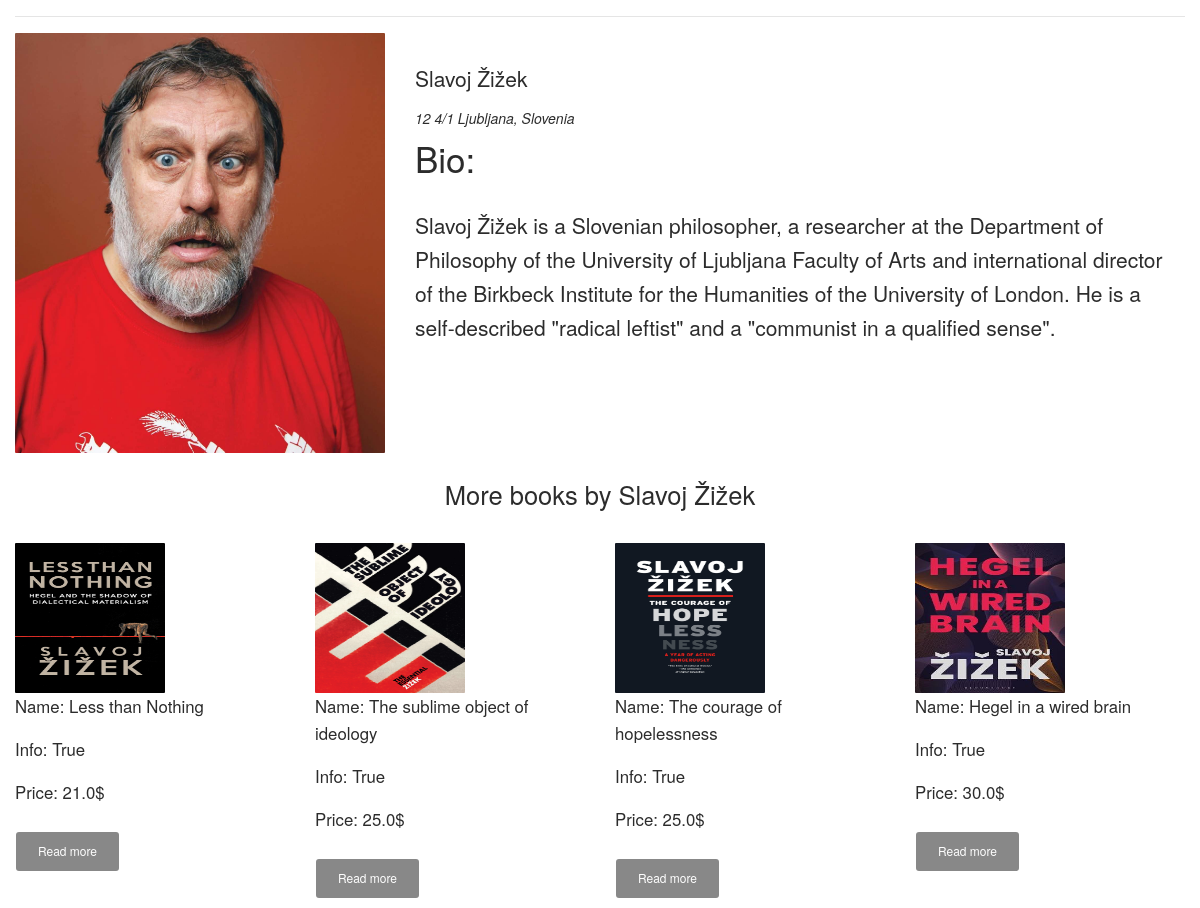
Screenshot of /library/author/5 with the database file from the repository.
### app/models.py (models this page shows, shortened)
class Author(models.Model):
    address = models.CharField(max_length=200)
    name = models.CharField(max_length=100)
    bio = models.CharField(max_length=2000, default=None)

class Book(models.Model):
    title = models.CharField(max_length=100)
    price = models.FloatField()
    available = models.BooleanField()
    category = models.CharField(max_length=200, default='Novel')
    quantity = models.IntegerField(default=1)
    author = models.ForeignKey(Author, on_delete=models.CASCADE)

### app/views.py (the view)
# urls.py: path('author/<int:id>', views.author, name="author"),
def author(request, id):
    author = Author.objects.filter(id=id).first()
    books = Book.objects.filter(author_id=id)
    context = {
        'author': author,
        'books': books,
    }
    return render(request, 'author.html', context=context)

### app/templates/author.html (shortened to what this page needs)
<!DOCTYPE html>
{% load static %}
<html lang="en">
<head>
    <link href="//maxcdn.bootstrapcdn.com/bootstrap/4.1.1/css/bootstrap.min.css" rel="stylesheet" id="bootstrap-css">
    <link rel="stylesheet" href="{% static 'css/index.css' %}">
</head>
<body>
{% if author %}
    <div class="container-fluid">
        <hr>
         <div class="row">
                    <div class="col-sm-6 col-md-4">
                        <img src="/static/images/authors/{{author.name}}.jpg" alt="{{author.name}}" class="img-rounded img-responsive" />
                    </div>
                    <div class="col-sm-6 col-md-8">
                        <h4>{{author.name}}</h4>
                        <cite title="San Francisco, USA">{{author.address}}</cite>
                        <h2 class="mt-2">Bio:</h2>
                        <p style="font-size:21px;">{{author.bio}}</p>
                    </div>
         </div>
        <h3 class="mt-4" style="text-align: center;">More books by {{author.name}}</h3>
        <div class="row">
                {% for b in books %}
                          <div class="col-lg-3 col-md-3 col-sm-3">
                              <a href="#">
                                  <img src="/static/images/books/{{b.title}}.jpg" height="150" width="150" alt="{{b.title}}">
                              </a>
                              <p>Name:<strong> {{b.title}}</strong></p>
                              <p>Info:<strong> {{b.available}}</strong></p>
                              <p>Price:<strong> {{b.price}}$</strong></p>
                              <div>
                                  <button class="btn btn-info">
                                      <a href="" style="text-decoration: none;color:white">Read more</a>
                                  </button>
                              </div>
                          </div>
                    {% endfor %}
        </div>
</div>
{% endif %}
</body>
</html>

### app/static/css/index.css (style rules this page uses)
.btn, .navbar .navbar-nav>a.btn { border-width: 2px; font-weight: 400; font-size: 0.8571em; line-height: 1.35em; margin: 10px 1px; border: none; border-radius: 0.1875rem; padding: 11px 22px; cursor: pointer; background-color: #888888; color: #FFFFFF; }
button, input, textarea { font-family: "Montserrat", "Helvetica Neue", Arial, sans-serif; }
h1, h2, h3, h4, h5 { font-weight: 400; }
a { color: #f96332; }
h2, .h2 { font-size: 2.5em; margin-bottom: 30px; }
h3, .h3 { font-size: 1.825em; margin-bottom: 30px; line-height: 1.4em; }
h4, .h4 { font-size: 1.5em; line-height: 1.45em; margin-top: 30px; margin-bottom: 15px; }
p { line-height: 1.61em; font-weight: 300; font-size: 1.2em; }
body { color: #2c2c2c; font-size: 14px; font-family: "Montserrat", "Helvetica Neue", Arial, sans-serif; overflow-x: hidden; -moz-osx-font-smoothing: grayscale; -webkit-font-smoothing: antialiased; }
img { max-width: 100%; border-radius: 1px; }

### rows the page displays
Author: name (picture), name "Slavoj Žižek", address "12 4/1 Ljubljana, Slovenia", bio "Slavoj Žižek is a Slovenian philosopher, a researcher at the Department of Philosophy of the University of Ljubljana Faculty of Arts and international director of the Birkbeck Institute for the Humanities of the University of London. He is a self-described \"radical leftist\" and a \"communist in a qualified sense\"."
Book: title (picture), title "Less than Nothing", available "True", price "21.0"
Book: title (picture), title "The sublime object of ideology", available "True", price "25.0"
Book: title (picture), title "The courage of hopelessness", available "True", price "25.0"
Book: title (picture), title "Hegel in a wired brain", available "True", price "30.0"
